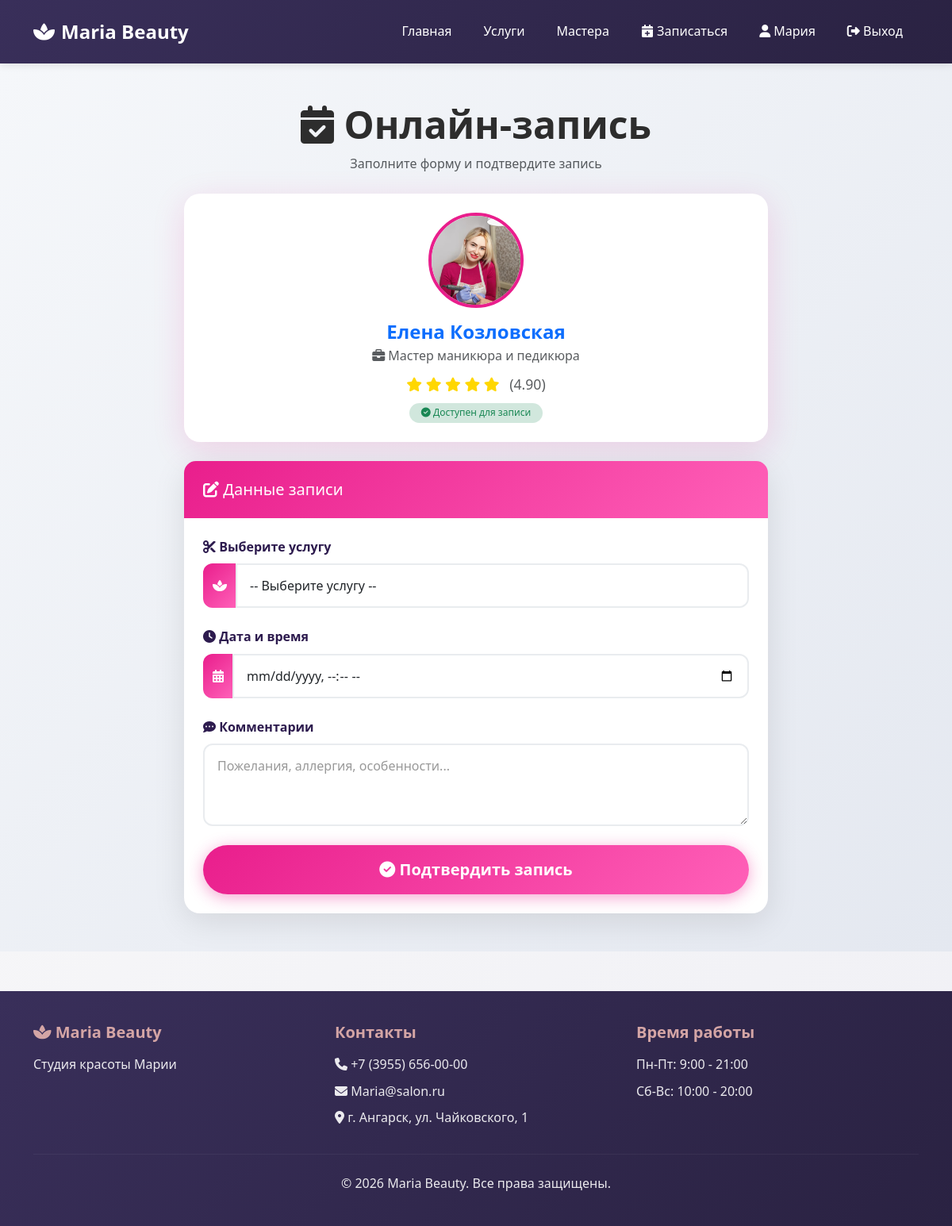
Page /booking/?master_id=2 (signed in) on the committed database.
### booking/models.py (models this page shows, shortened)
class Master(models.Model):
    user = models.OneToOneField(User, on_delete=models.CASCADE, verbose_name="Пользователь")
    full_name = models.CharField(max_length=100, verbose_name="ФИО")
    specialization = models.CharField(max_length=50, verbose_name="Специализация")
    rating = models.DecimalField(max_digits=3, decimal_places=2, default=0, verbose_name="Рейтинг")
    is_available = models.BooleanField(default=True, verbose_name="Доступен для записи")
    photo = models.ImageField(upload_to='masters/', null=True, blank=True, verbose_name="Фото")
    class Meta:
        verbose_name = "Мастер"
        verbose_name_plural = "Мастера"

### booking/views.py (the view)
# urls.py: path('booking/', views.booking_view, name='booking'),
@login_required
def booking_view(request):
    master_id = request.GET.get('master_id')
    master = None
    if master_id:
        try:
            master = Master.objects.get(id=master_id, is_available=True)
        except Master.DoesNotExist:
            master = None
    ClientProfile.objects.get_or_create(user=request.user)
    if request.method == 'POST':
        form = BookingForm(request.POST, master_id=master_id)
        if form.is_valid():
            appointment = form.save(commit=False)
            appointment.client = request.user.clientprofile
            if not appointment.master and master_id:
                appointment.master_id = master_id
            appointment.save()
            messages.success(request, f'✅ Запись создана! Мастер: {appointment.master.full_name}')
            return redirect('profile')
    else:
        form = BookingForm(master_id=master_id)
    return render(request, 'booking/booking.html', {
        'form': form,
        'master': master
    })

### booking/models.py (called while the page is built)
    def __str__(self):
        return f"{self.name} - {self.price} руб."

### booking/templates/booking/booking.html (shortened to what this page needs)
{% extends 'booking/base.html' %}
{% block content %}
<section class="py-5 booking-section">
    <div class="container">
        <div class="row justify-content-center">
            <div class="col-lg-8">
                <div class="text-center mb-4">
                    <h1 class="display-5 fw-bold mb-2">
                        <i class="fas fa-calendar-check"></i> Онлайн-запись
                    </h1>
                    <p class="text-muted">Заполните форму и подтвердите запись</p>
                </div>
                {% if master %}
                <div class="card master-info-card mb-4">
                    <div class="card-body text-center">
                        <div class="master-avatar mb-3">
                            {% if master.photo %}
                                <img src="{{ master.photo.url }}" alt="{{ master.full_name }}"
                                     class="rounded-circle"
                                     style="width: 120px; height: 120px; object-fit: cover; border: 4px solid #e91e8c;">
                            {% else %}
                                <i class="fas fa-user-circle fa-5x"></i>
                            {% endif %}
                        </div>
                        <h4 class="mb-1 text-primary">{{ master.full_name }}</h4>
                        <p class="text-muted mb-2">
                            <i class="fas fa-briefcase"></i> {{ master.specialization }}
                        </p>
                        <div class="rating-inline mb-2">
                            {% for i in "12345"|make_list %}
                                {% if forloop.counter <= master.rating|floatformat:"0"|add:0 %}
                                    <i class="fas fa-star"></i>
                                {% else %}
                                    <i class="far fa-star"></i>
                                {% endif %}
                            {% endfor %}
                            <span class="ms-2 text-muted">({{ master.rating }})</span>
                        </div>
                        {% if master.is_available %}
                            <span class="badge bg-success-subtle text-success">
                                <i class="fas fa-check-circle"></i> Доступен для записи
                            </span>
                        {% endif %}
                    </div>
                </div>
                {% endif %}
                <div class="card booking-form-card">
                    <div class="card-header">
                        <h5 class="mb-0"><i class="fas fa-edit"></i> Данные записи</h5>
                    </div>
                    <div class="card-body">
                        <form method="post">
                            <div class="mb-4">
                                <label class="form-label fw-bold">
                                    <i class="fas fa-cut"></i> Выберите услугу
                                </label>
                                <div class="input-group">
                                    <span class="input-group-text"><i class="fas fa-spa"></i></span>
                                    {{ form.service }}
                                </div>
                            </div>
                            <div class="mb-4">
                                <label class="form-label fw-bold">
                                    <i class="fas fa-clock"></i> Дата и время
                                </label>
                                <div class="input-group">
                                    <span class="input-group-text"><i class="fas fa-calendar-alt"></i></span>
                                    {{ form.datetime }}
                                </div>
                            </div>
                            <div class="mb-4">
                                <label class="form-label fw-bold">
                                    <i class="fas fa-comment-dots"></i> Комментарии
                                </label>
                                {{ form.comments }}
                            </div>
                            <button type="submit" class="btn btn-primary w-100 btn-lg booking-submit-btn">
                                <i class="fas fa-check-circle"></i> Подтвердить запись
                            </button>
                        </form>
                    </div>
                </div>
            </div>
        </div>
    </div>
</section>
{% endblock %}

### booking/templates/booking/base.html (shortened to what this page needs)
<!DOCTYPE html>
<html lang="ru">
<head>
    {% load static %}
    <link href="https://cdn.jsdelivr.net/npm/bootstrap@5.3.0/dist/css/bootstrap.min.css" rel="stylesheet">
    <link rel="stylesheet" href="https://cdnjs.cloudflare.com/ajax/libs/font-awesome/6.4.0/css/all.min.css">
    <link rel="stylesheet" href="{% static 'css/style.css' %}?v=2.0">
</head>
<body>
    <nav class="navbar navbar-expand-lg navbar-dark">
        <div class="container">
            <a class="navbar-brand" href="{% url 'index' %}">
                <i class="fas fa-spa"></i> Maria Beauty
            </a>
            <div class="collapse navbar-collapse" id="navbarNav">
                <ul class="navbar-nav ms-auto">
                    <li class="nav-item">
                        <a class="nav-link" href="{% url 'index' %}">Главная</a>
                    </li>
                    <li class="nav-item">
                        <a class="nav-link" href="{% url 'services' %}">Услуги</a>
                    </li>
                    <li class="nav-item">
                        <a class="nav-link" href="{% url 'masters' %}">Мастера</a>
                    </li>
                    {% if user.is_authenticated %}
                        <li class="nav-item">
                            <a class="nav-link" href="{% url 'booking' %}">
                                <i class="fas fa-calendar-plus"></i> Записаться
                            </a>
                        </li>
                        <li class="nav-item">
                            <a class="nav-link" href="{% url 'profile' %}">
                                <i class="fas fa-user"></i> {{ user.username }}
                            </a>
                        </li>
                        <li class="nav-item">
                            <a class="nav-link" href="{% url 'logout' %}">
                                <i class="fas fa-sign-out-alt"></i> Выход
                            </a>
                        </li>
                    {% endif %}
                </ul>
            </div>
        </div>
    </nav>
    <main>
        {% block content %}{% endblock %}
    </main>
    <footer class="footer">
        <div class="container">
            <div class="row">
                <div class="col-md-4">
                   <h5><i class="fas fa-spa"></i> Maria Beauty</h5>
<p>Студия красоты Марии</p>
                </div>
                <div class="col-md-4">
                    <h5>Контакты</h5>
                    <p><i class="fas fa-phone"></i> +7 (3955) 656-00-00</p>
                    <p><i class="fas fa-envelope"></i> Maria@salon.ru</p>
                    <p><i class="fas fa-map-marker-alt"></i> г. Ангарск, ул. Чайковского, 1</p>
                </div>
                <div class="col-md-4">
                    <h5>Время работы</h5>
                    <p>Пн-Пт: 9:00 - 21:00</p>
                    <p>Сб-Вс: 10:00 - 20:00</p>
                </div>
            </div>
            <hr class="my-4" style="border-color: rgba(255,255,255,0.2);">
            <div class="text-center">
                <p class="mb-0">&copy; 2026 Maria Beauty. Все права защищены.</p>
        </div>
    </footer>
</body>
</html>

### booking/static/css/style.css (style rules this page uses)
:root { --primary-color:rgb(22, 228, 22)5; --primary-dark: #c49595; --primary-light: #f5e6e8; --secondary-color: #392f5a; --secondary-dark: #2a2242; --accent-color: #e8c4c4; --text-dark: #2d2d2d; --text-light: #666; --text-muted: #999; --white: #ffffff; --shadow: 0 5px 20px rgba(0,0,0,0.1); --shadow-hover: 0 15px 40px rgba(0,0,0,0.2); --transition: all 0.3s ease; --radius: 15px; --radius-lg: 25px; }
* { box-sizing: border-box; margin: 0; padding: 0; }
body { font-family: 'Segoe UI', Tahoma, Geneva, Verdana, sans-serif; background: linear-gradient(135deg, #fafafa 0%, #f0f0f5 100%); color: var(--text-dark); line-height: 1.6; overflow-x: hidden; }
.navbar { background: linear-gradient(135deg, var(--secondary-color), var(--secondary-dark)) !important; box-shadow: var(--shadow); padding: 1rem 0; transition: var(--transition); }
.navbar-brand { font-weight: 700; font-size: 1.5rem; color: var(--white) !important; display: flex; align-items: center; gap: 0.5rem; }
.navbar-brand i { animation: float 3s ease-in-out infinite; }
.nav-link { color: rgba(255,255,255,0.9) !important; font-weight: 500; padding: 0.5rem 1rem !important; margin: 0 0.25rem; border-radius: 8px; transition: var(--transition); position: relative; }
.nav-link::after { content: ''; position: absolute; bottom: 0; left: 50%; width: 0; height: 2px; background: var(--primary-color); transition: var(--transition); transform: translateX(-50%); }
.btn { border-radius: 50px; padding: 0.75rem 2rem; font-weight: 600; transition: var(--transition); position: relative; overflow: hidden; }
.btn::before { content: ''; position: absolute; top: 0; left: -100%; width: 100%; height: 100%; background: linear-gradient(90deg, transparent, rgba(255,255,255,0.2), transparent); transition: var(--transition); }
.btn-primary { background: linear-gradient(135deg, var(--primary-color), var(--primary-dark)); border: none; box-shadow: 0 4px 15px rgba(212, 165, 165, 0.4); }
.form-control { border: 2px solid #e0e0e0; border-radius: 12px; padding: 0.875rem 1.25rem; font-size: 1rem; transition: var(--transition); background: var(--white); }
.form-control::placeholder { color: var(--text-muted); }
.form-label { font-weight: 600; color: var(--text-dark); margin-bottom: 0.5rem; }
.card { border: none; border-radius: var(--radius); background: var(--white); box-shadow: var(--shadow); transition: var(--transition); }
.card-header { background: linear-gradient(135deg, var(--primary-light), var(--white)); border-radius: var(--radius) var(--radius) 0 0 !important; border: none; padding: 1.25rem 1.5rem; font-weight: 700; color: var(--secondary-color); }
.card-body { padding: 1.5rem; }
.footer { background: linear-gradient(135deg, var(--secondary-color), var(--secondary-dark)); color: var(--white); padding: 3rem 0 1.5rem; margin-top: 4rem; }
.footer h5 { font-weight: 700; margin-bottom: 1rem; color: var(--primary-color); }
.footer p { opacity: 0.9; margin-bottom: 0.5rem; }
.footer hr { border-color: rgba(255,255,255,0.15); }
html { scroll-behavior: smooth; }
a:not(.btn):not(.dropdown-item):not(.nav-link) { color: var(--primary-color); text-decoration: none; transition: var(--transition); position: relative; }
a:not(.btn):not(.dropdown-item):not(.nav-link)::after { content: ''; position: absolute; bottom: -2px; left: 0; width: 0; height: 2px; background: var(--primary-color); transition: var(--transition); }
.badge { font-weight: 500; padding: 0.4rem 0.9rem; border-radius: 20px; }

### booking/templates/booking/base.html (style rules this page uses)
:root { --primary-color: #d4a5a5; --secondary-color: #392f5a; --accent-color: #f5e6e8; }
body { font-family: 'Segoe UI', Tahoma, Geneva, Verdana, sans-serif; background-color: #fafafa; }
.navbar { background-color: var(--secondary-color) !important; box-shadow: 0 2px 10px rgba(0,0,0,0.1); }
.navbar-brand, .nav-link { color: white !important; }
.btn-primary { background-color: var(--primary-color); border-color: var(--primary-color); }
.footer { background-color: var(--secondary-color); color: white; padding: 40px 0; margin-top: 50px; }
.card { border: none; border-radius: 15px; box-shadow: 0 5px 20px rgba(0,0,0,0.08); }

### rows in the picture
Master: photo (picture), full_name "Елена Козловская", specialization "Мастер маникюра и педикюра", rating "4.90"

### other values in the picture
{{ user.username }} "Мария"
